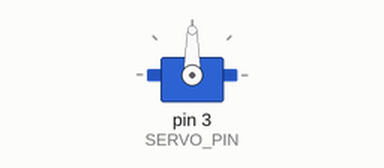
Simulated run of this program. Board: Arduino Nano, built with avr-gcc and run on an emulated ATmega328P. Parts: servo.

Above: at 0.1 s.
At 2.3 s:
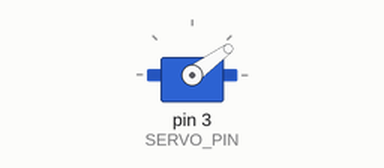
At 12.33 s:
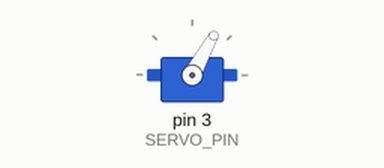
At 36.6 s:
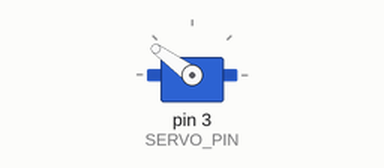
Timing chart, 0 to 38.1 s (numbered marks = the images above):
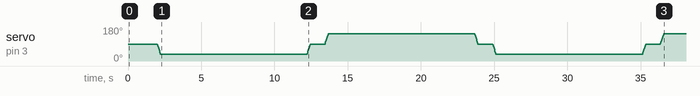

The program:

main.cpp
```cpp
#include <Arduino.h>
#include <Servo.h>

Servo servo;
const int SERVO_PIN = 3;

// Параметры для агрессивного движения
const int MIN_POSITION = 1200;    // Минимальная позиция
const int MAX_POSITION = 1800;    // Максимальная позиция
const int CENTER_POSITION = 1500; // Центральная позиция
const int STEP_DELAY = 15;        // Задержка между шагами (мс) - уменьшено для скорости
const int STEP_SIZE = 20;         // Размер шага для агрессивного движения - увеличено

int currentPosition = CENTER_POSITION;

void setup() {
  // Подключение сервопривода (1000-2000 мкс)
  servo.attach(SERVO_PIN, 1000, 2000);

  servo.writeMicroseconds(CENTER_POSITION);  // Центр
  delay(2000);
}

// Функция для быстрого движения к целевой позиции
void smoothMoveTo(int targetPosition) {
  while (currentPosition != targetPosition) {
    if (currentPosition < targetPosition) {
      currentPosition += STEP_SIZE;
      if (currentPosition > targetPosition) {
        currentPosition = targetPosition;
      }
    } else {
      currentPosition -= STEP_SIZE;
      if (currentPosition < targetPosition) {
        currentPosition = targetPosition;
      }
    }

    servo.writeMicroseconds(currentPosition);
    delay(STEP_DELAY);
  }
}

void loop() {
  // Быстрое движение к минимуму
  smoothMoveTo(MIN_POSITION);
  delay(10000);

  // Быстрое движение к центру
  smoothMoveTo(CENTER_POSITION);
  delay(1000);

  // Быстрое движение к максимуму
  smoothMoveTo(MAX_POSITION);
  delay(10000);

  // Быстрое движение к центру
  smoothMoveTo(CENTER_POSITION);
  delay(1000);
}
```
